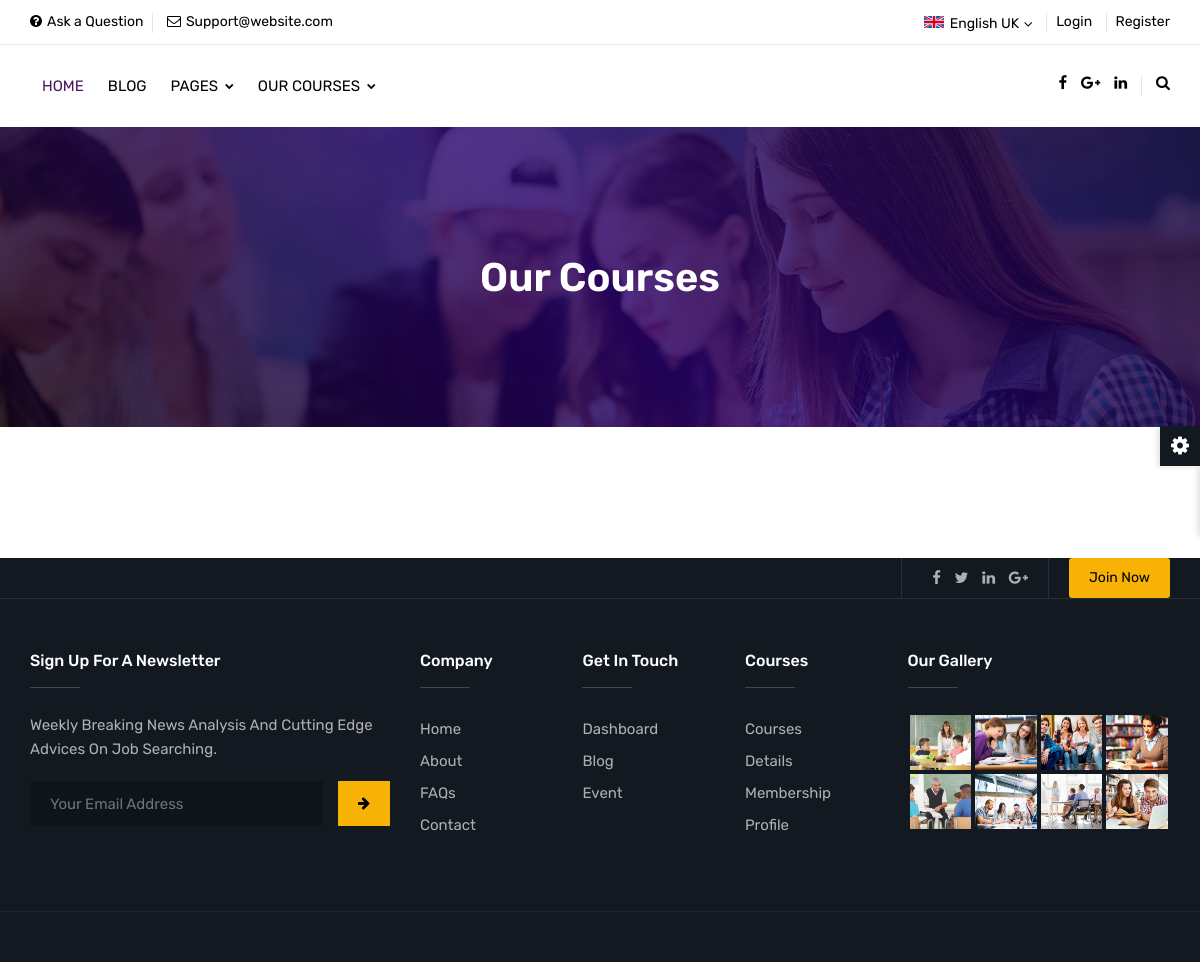
Page /uni/courses.php on the earlier database version.
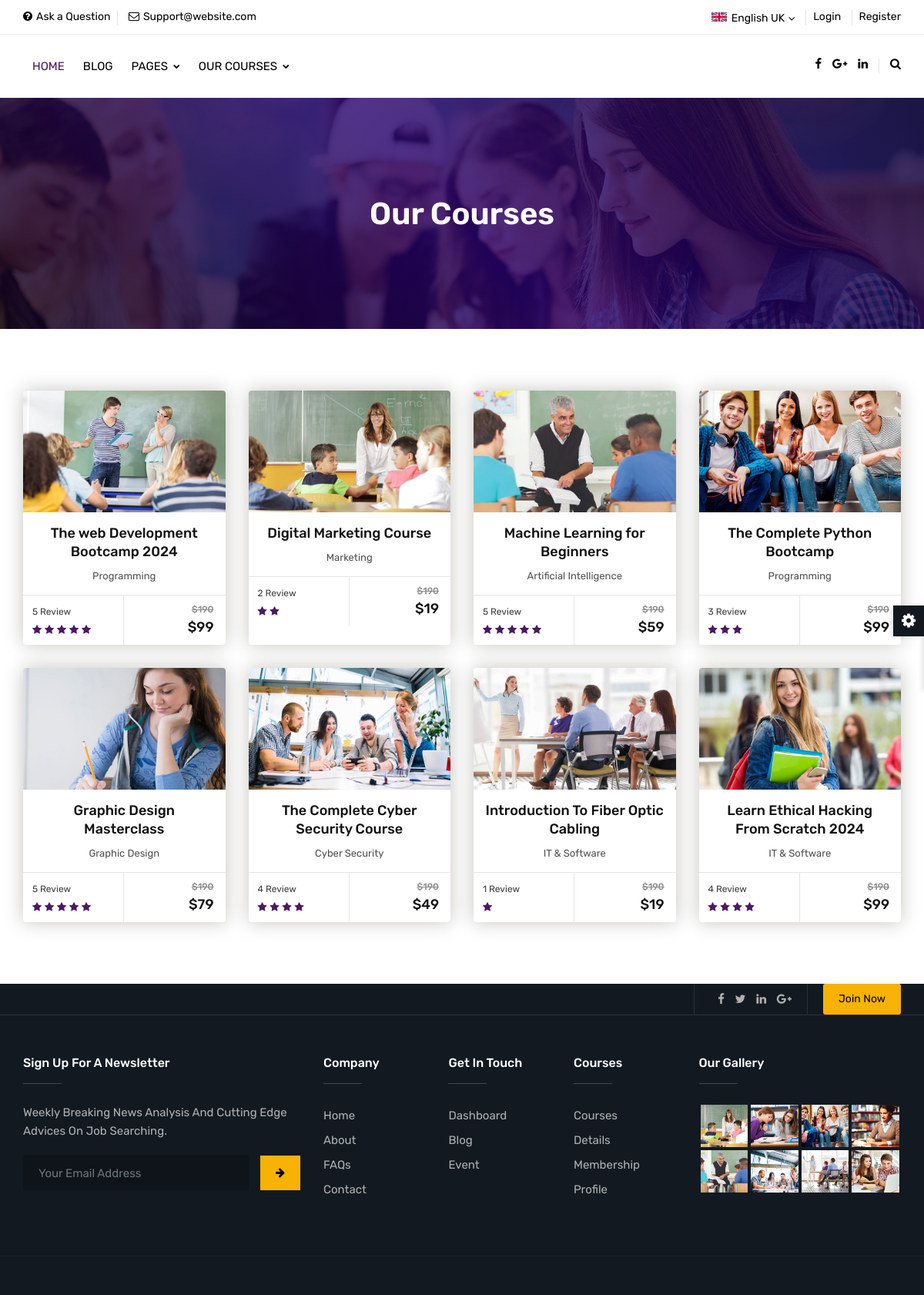
Same page on the later database version.
### tables this page shows
CREATE TABLE `course` (
  `id` int(12) NOT NULL,
  `image` varchar(255) NOT NULL,
  `title` varchar(255) NOT NULL,
  `category` varchar(255) NOT NULL,
  `review` tinyint(5) NOT NULL,
  `price` int(12) NOT NULL
);

### uni/courses.php (the view, shortened to what this page needs)
<?php
include_once('config.php');
$sql = 'SELECT * FROM course';
$selectCourse = $conn->prepare($sql);
$selectCourse->execute();
$courseData = $selectCourse->fetchAll();
?>
<!DOCTYPE html>
<html lang="en">
<head>
	<link rel="stylesheet" type="text/css" href="assets/css/assets.css">
	<link rel="stylesheet" type="text/css" href="assets/css/typography.css">
	<link rel="stylesheet" type="text/css" href="assets/css/shortcodes/shortcodes.css">
	<link rel="stylesheet" type="text/css" href="assets/css/style.css">
	<link class="skin" rel="stylesheet" type="text/css" href="assets/css/color/color-1.css">
</head>
<body id="bg">
<div class="page-wraper">
    <header class="header rs-nav">
		<div class="top-bar">
			<div class="container">
				<div class="row d-flex justify-content-between">
					<div class="topbar-left">
						<ul>
							<li><a href="faq-1.php"><i class="fa fa-question-circle"></i>Ask a Question</a></li>
							<li><a href="javascript:;"><i class="fa fa-envelope-o"></i>Support@website.com</a></li>
						</ul>
					</div>
					<div class="topbar-right">
						<ul>
							<li>
								<select class="header-lang-bx">
									<option data-icon="flag flag-uk">English UK</option>
								</select>
							</li>
							<li><a href="login.php">Login</a></li>
							<li><a href="register.php">Register</a></li>
						</ul>
					</div>
				</div>
			</div>
		</div>
		<div class="sticky-header navbar-expand-lg">
            <div class="menu-bar clearfix">
                <div class="container clearfix">
                    <div class="secondary-menu">
                        <div class="secondary-inner">
                            <ul>
								<li><a href="javascript:;" class="btn-link"><i class="fa fa-facebook"></i></a></li>
								<li><a href="javascript:;" class="btn-link"><i class="fa fa-google-plus"></i></a></li>
								<li><a href="javascript:;" class="btn-link"><i class="fa fa-linkedin"></i></a></li>
								<li class="search-btn"><button id="quik-search-btn" type="button" class="btn-link"><i class="fa fa-search"></i></button></li>
							</ul>
						</div>
                    </div>
                    <?php include_once("navbar.php") ?>
                </div>
            </div>
        </div>
    </header>
	<div class="page-content bg-white">
    <div class="page-banner ovbl-dark" style="background-image:url(assets/images/banner/banner3.jpg);">
        <div class="container">
            <div class="page-banner-entry">
                <h1 class="text-white">Our Courses</h1>
            </div>
        </div>
    </div>
	<div class="content-block">
  <div class="section-area section-sp1">
    <div class="container">
      <div class="row">
        <div class="col-lg-12 col-md-12 col-sm-12">
          <div class="row">
            <?php foreach ($courseData as $course) { ?>
            <div class="col-md-3 col-lg-3 col-sm-6 m-b30">
              <div class="cours-bx">
                <div class="action-box">
                  <img src="assets/images/courses/<?php echo $course['image']; ?>" alt="">
                </div>
                <div class="info-bx text-center">
                  <h5><a href="#" class="course-title"><?php echo $course['title']; ?></a></h5>
                  <span><?php echo $course['category']; ?></span>
                </div>
                <div class="cours-more-info">
                  <div class="review">
                    <span><?php echo $course['review']; ?> Review</span>
                    <ul class="cours-star">
                      <?php for ($i = 0; $i < $course['review']; $i++) { ?>
                      <li class="active"><i class="fa fa-star"></i></li>
                      <?php } ?>
                    </ul>
                  </div>
                  <div class="price">
                    <?php if ($course['price'] == 0) { ?>
                    <h5 class="free">Free</h5>
                    <?php } else { ?>
                    <del>$190</del>
                    <h5>$<?php echo $course['price']; ?></h5>
                    <?php } ?>
                  </div>
                </div>
              </div>
            </div>
            <?php } ?>
          </div>
        </div>
      </div>
    </div>
  </div>
</div>
</div>
    <?php include_once("footer.php") ?>
</div>
</body>
</html>

### uni/navbar.php (shortened to what this page needs)
<div class="menu-links navbar-collapse collapse justify-content-start " id="menuDropdown">
	<ul class="nav navbar-nav">
		<li class="active"><a href="index.php" href="javascript:;">Home </a>
		</li>
		<li><a href="blog.php" href="javascript:;">Blog </a>
		</li>
		<li><a href="javascript:;">Pages <i class="fa fa-chevron-down"></i></a>
		</li>
		<li class="add-mega-menu"><a href="javascript:;">Our Courses <i class="fa fa-chevron-down"></i></a>
		</li>
	</ul>
</div>

### uni/footer.php (shortened to what this page needs)
<footer>
        <div class="footer-top">
			<div class="pt-exebar">
				<div class="container">
					<div class="d-flex align-items-stretch">
						<div class="pt-social-link">
							<ul class="list-inline m-a0">
								<li><a href="#" class="btn-link"><i class="fa fa-facebook"></i></a></li>
								<li><a href="#" class="btn-link"><i class="fa fa-twitter"></i></a></li>
								<li><a href="#" class="btn-link"><i class="fa fa-linkedin"></i></a></li>
								<li><a href="#" class="btn-link"><i class="fa fa-google-plus"></i></a></li>
							</ul>
						</div>
						<div class="pt-btn-join">
							<a href="register.php" class="btn ">Join Now</a>
						</div>
					</div>
				</div>
			</div>
            <div class="container">
                <div class="row">
					<div class="col-lg-4 col-md-12 col-sm-12 footer-col-4">
                        <div class="widget">
                            <h5 class="footer-title">Sign Up For A Newsletter</h5>
							<p class="text-capitalize m-b20">Weekly Breaking news analysis and cutting edge advices on job searching.</p>
                            <div class="subscribe-form m-b20">
								<form class="subscription-form" action="http://educhamp.themetrades.com/demo/assets/script/mailchamp.php" method="post">
									<div class="input-group">
										<input name="email" required="required"  class="form-control" placeholder="Your Email Address" type="email">
										<span class="input-group-btn">
											<button name="submit" value="Submit" type="submit" class="btn"><i class="fa fa-arrow-right"></i></button>
										</span>
									</div>
								</form>
							</div>
                        </div>
                    </div>
					<div class="col-12 col-lg-5 col-md-7 col-sm-12">
						<div class="row">
							<div class="col-4 col-lg-4 col-md-4 col-sm-4">
								<div class="widget footer_widget">
									<h5 class="footer-title">Company</h5>
									<ul>
										<li><a href="index.php">Home</a></li>
										<li><a href="about.php">About</a></li>
										<li><a href="faq.php">FAQs</a></li>
										<li><a href="contact.php">Contact</a></li>
									</ul>
								</div>
							</div>
							<div class="col-4 col-lg-4 col-md-4 col-sm-4">
								<div class="widget footer_widget">
									<h5 class="footer-title">Get In Touch</h5>
									<ul>
										<li><a href="admin/index.php">Dashboard</a></li>
										<li><a href="blog.php">Blog</a></li>
										<li><a href="event.php">Event</a></li>
									</ul>
								</div>
							</div>
							<div class="col-4 col-lg-4 col-md-4 col-sm-4">
								<div class="widget footer_widget">
									<h5 class="footer-title">Courses</h5>
									<ul>
										<li><a href="courses.php">Courses</a></li>
										<li><a href="courses-details.php">Details</a></li>
										<li><a href="membership.php">Membership</a></li>
										<li><a href="profile.php">Profile</a></li>
									</ul>
								</div>
							</div>
						</div>
                    </div>
					<div class="col-12 col-lg-3 col-md-5 col-sm-12 footer-col-4">
                        <div class="widget widget_gallery gallery-grid-4">
                            <h5 class="footer-title">Our Gallery</h5>
                            <ul class="magnific-image">
								<li><a href="assets/images/gallery/pic1.jpg" class="magnific-anchor"><img src="assets/images/gallery/pic1.jpg" alt=""></a></li>
								<li><a href="assets/images/gallery/pic2.jpg" class="magnific-anchor"><img src="assets/images/gallery/pic2.jpg" alt=""></a></li>
								<li><a href="assets/images/gallery/pic3.jpg" class="magnific-anchor"><img src="assets/images/gallery/pic3.jpg" alt=""></a></li>
								<li><a href="assets/images/gallery/pic4.jpg" class="magnific-anchor"><img src="assets/images/gallery/pic4.jpg" alt=""></a></li>
								<li><a href="assets/images/gallery/pic5.jpg" class="magnific-anchor"><img src="assets/images/gallery/pic5.jpg" alt=""></a></li>
								<li><a href="assets/images/gallery/pic6.jpg" class="magnific-anchor"><img src="assets/images/gallery/pic6.jpg" alt=""></a></li>
								<li><a href="assets/images/gallery/pic7.jpg" class="magnific-anchor"><img src="assets/images/gallery/pic7.jpg" alt=""></a></li>
								<li><a href="assets/images/gallery/pic8.jpg" class="magnific-anchor"><img src="assets/images/gallery/pic8.jpg" alt=""></a></li>
							</ul>
                        </div>
                    </div>
                </div>
            </div>
        </div>
        <div class="footer-bottom">
        </div>
    </footer>

### uni/assets/css/typography.css (style rules this page uses)
body { background-color: #fff; font-family: Rubik; font-size: 16px; font-weight: 400; color:#505050; padding: 0; margin: 0; overflow-x: hidden; -webkit-font-smoothing: antialiased; font-smoothing: antialiased; -moz-osx-font-smoothing: grayscale; scroll-behavior: smooth; }
a { color: #6f6f6f; outline: 0 none; text-decoration: none; }
img { border-style: none; height: auto; max-width: 100%; vertical-align: middle; }
section, article, aside, details, figcaption, figure, footer, header, hgroup, main, menu, nav, summary { display: block; }
p, address, pre, hr, ul, ol, dl, dd, table { margin-bottom: 24px; }
p { line-height: 28px; margin-bottom: 24px; }
h1, h2, h3, h4, h5, h6 { color: #111111; font-family: rubik; margin-top:0; }
h1 a, h2 a, h3 a, h4 a, h5 a, h6 a { color: inherit; }
h1 { font-size: 36px; line-height: 45px; margin-bottom: 25px; font-weight: 700; }
h5 { font-size: 18px; line-height: 24px; margin-bottom: 10px; font-weight: 500; }
dl, ul, ol { list-style-position: outside; padding: 0; }
ul, ol { margin-bottom: 24px; }
ul li, ol li { padding: 0; }
.m-a0 { margin: 0; }
.m-b20 { margin-bottom: 20px; }
.m-b30 { margin-bottom: 30px; }
.text-white { color: #fff; }
.bg-white { background-color: #FFF; }
.text-white { color: #FFF; }
.list-inline li { display: inline-block; }

### uni/assets/css/color/color-1.css (style rules this page uses)
:root { --primary: #4c1864; --sc-primary: #4d0a91; }
.bg-primary,.btn,.comments-area .comment-form p input[type="submit"],.pagination > .active > a,.pagination > .active > span,.pagination > .active > a:hover,.pagination > .active > span:hover,.pagination > .active > a:focus,.pagination > .active > span:focus,.feature-filters .active > [class*="btn"],.list-num-count > li:before,.pagination-bx.primary .pagination > li > a, .pagination-bx.primary .pagination > li > span,button.back-to-top,.rev-btn { background-color: #4c1864; }
a,.text-primary,.primary li:before,.menu-links .nav > li.active > a,.menu-links .nav > li:hover > a,.menu-links .nav > li .mega-menu > li ul a:hover,.menu-links .nav > li .sub-menu li:hover > a,footer a:active,footer a:focus,footer a:hover,footer h1 a,footer h2 a,footer h3 a,footer h4 a,footer h5 a,footer h6 a,footer p a,.testimonial-1 .testimonial-position,.acod-head a:after,.acod-head a,.acod-head a:hover,.acod-head a.collapsed:hover,.ttr-tabs .nav-tabs > li > a i,h1 a:hover,h2 a:hover,h3 a:hover,h4 a:hover,h5 a:hover,h6 a:hover,.btn.outline,.btn-link:hover { color: #4c1864; }
.footer-top,.footer-bottom { background-color: #121921; }
.ovbl-middle::after, .ovbl-light::after, .ovbl-dark::after { background: #100018; background: -moz-linear-gradient(45deg, #100018 0%, #26006c 50%, #110038 100%); background: -webkit-linear-gradient(45deg, #100018 0%,#26006c 50%,#110038 100%); background: linear-gradient(45deg, #100018 0%,#26006c 50%,#110038 100%); filter: progid:DXImageTransform.Microsoft.gradient( startColorstr='#100018', endColorstr='#110038',GradientType=1 ); }
.portfolio-bx .portfolio-info-bx,.btn.outline:hover,.course-info-list ul li a.active, .course-info-list ul li a:hover,.btn,.profile-tabnav .nav li a.active,button.back-to-top,.upcoming-event-carousel.owl-btn-1 .owl-prev, .upcoming-event-carousel.owl-btn-1 .owl-next,.courses-carousel .owl-nav .owl-next, .courses-carousel .owl-nav .owl-prev, .recent-news-carousel .owl-nav .owl-next, .recent-news-carousel .owl-nav .owl-prev, .testimonial-carousel .owl-nav .owl-next, .testimonial-carousel .owl-nav .owl-prev { background-color:#f7b205; color:#000; }

### uni/assets/css/shortcodes/button.css (style rules this page uses)
.btn { -moz-user-select: none; border: 1px solid rgba(0, 0, 0, 0); border-radius: 4px; display: inline-block; font-size: 16px; font-weight: 400; line-height: 1.25; padding: 8px 16px; text-align: center; transition: all 0.2s ease-in-out 0s; vertical-align: middle; white-space: nowrap; }
.btn, .btn-secondry { color: #fff; padding: 10px 20px; display: inline-block; font-size: 14px; outline: none; cursor: pointer; outline: none; border-width: 0; border-style: solid; border-color: transparent; line-height: 1.42857; border-radius: 3px; font-weight: 400; text-align:center; font-family: rubik; }
.btn { background-color: #EFBB20; }
.btn-link { background: rgba(0, 0, 0, 0) none repeat scroll 0 0; border: 0 none; display: inline-block; font-weight: 400; color: #000; }
.btn-link i { margin-left: 10px; }

### uni/assets/css/shortcodes/layout.css (style rules this page uses)
#bg { background-attachment: fixed; background-size: cover; }

### uni/assets/css/shortcodes/list.css (style rules this page uses)
ul[class*="list-"] { font-family: "rubik",sans-serif; font-size:15px; }

### uni/courses.php (style rules this page uses)
.cours-bx { height: 100%; }

Differences in the rows shown:
added course: image (picture), title "The web Development Bootcamp 2024", category "Programming", review "5", price "99"
added course: image (picture), title "Digital Marketing Course", category "Marketing", review "2", price "19"
added course: image (picture), title "Machine Learning for Beginners", category "Artificial Intelligence", review "5", price "59"
added course: image (picture), title "The Complete Python Bootcamp", category "Programming", review "3", price "99"
added course: image (picture), title "Graphic Design Masterclass", category "Graphic Design", review "5", price "79"
added course: image (picture), title "The Complete Cyber Security Course", category "Cyber Security", review "4", price "49"
added course: image (picture), title "Introduction To Fiber Optic Cabling", category "IT & Software", review "1", price "19"
added course: image (picture), title "Learn Ethical Hacking From Scratch 2024", category "IT & Software", review "4", price "99"
